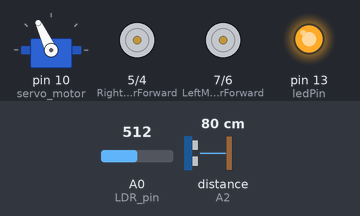
Simulated run of this sketch. Board: Arduino Uno, built with avr-gcc and run on an emulated ATmega328P. On the bench: servo, motor-driver pin pairs drawn as motors (green arrow = first pin HIGH = forward, orange = second pin HIGH = backward, longer = more drive), output pins drawn as LEDs (lit = HIGH). The test bench sets the inputs (shaded band); at power-on: A0 (LDR_pin) = 512, distance to the obstacle (sensor on A2) 80 cm. The echo pulse lasts 58.3 µs per cm; what the sketch prints to the serial monitor is not drawn.

Above: at 3.9 s.
4.0 s: A0 (LDR_pin) set to 486
At 5.2 s:
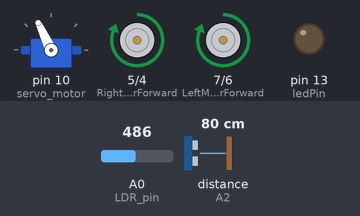
5.5 s: A0 (LDR_pin) set to 510
At 6.1 s:
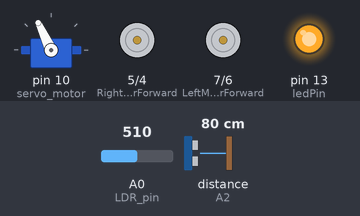
8.5 s: A0 (LDR_pin) set to 490
At 8.8 s:
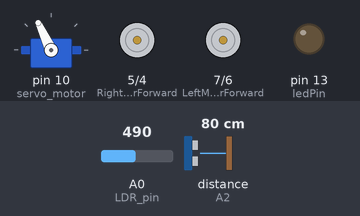
10.0 s: distance to the obstacle (sensor on A2) set to 38 cm
11.5 s: distance to the obstacle (sensor on A2) set to 33 cm
At 13.1 s:
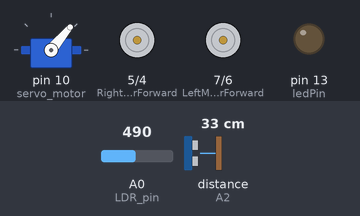
Timing chart, 0 to 18.5 s (numbered marks = the images above; inputs shaded):
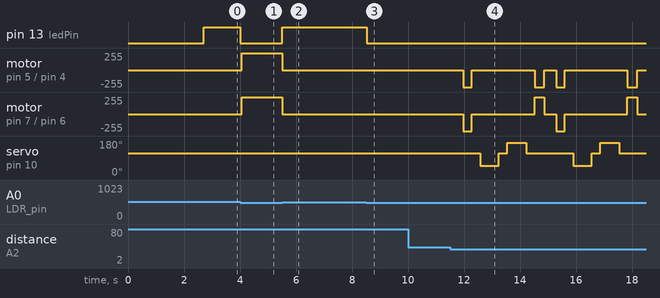

The sketch:

SunSeeker.ino
```cpp
#include <Servo.h>
#include <NewPing.h>

//our L298N control pins
const int LeftMotorForward = 7;
const int LeftMotorBackward = 6;
const int RightMotorForward = 5;
const int RightMotorBackward = 4;

//sensor pins
#define trig_pin A1 //analog input 1
#define echo_pin A2 //analog input 2
const int LDR_pin = A0; // Analog input pin for the LDR sensor
const int ledPin = 13; // LED pin

#define maximum_distance 200
boolean goesForward = false;
int distance = 100;
int lightThreshold = 500; // Adjust this value based on your LDR sensor readings and light conditions

NewPing sonar(trig_pin, echo_pin, maximum_distance);
Servo servo_motor;

void setup() {
  Serial.begin(9600);
  pinMode(ledPin, OUTPUT); // Initialize the LED pin as an output
  pinMode(RightMotorForward, OUTPUT);
  pinMode(LeftMotorForward, OUTPUT);
  pinMode(LeftMotorBackward, OUTPUT);
  pinMode(RightMotorBackward, OUTPUT);

  servo_motor.attach(10);

  servo_motor.write(115);
  delay(2000);
  distance = readPing();
  delay(100);
  distance = readPing();
  delay(100);
  distance = readPing();
  delay(100);
  distance = readPing();
  delay(100);
}

void loop() {
  int ldrStatus = analogRead(LDR_pin); // Read the status of the LDR value

  // Check light detection
  if (ldrStatus > lightThreshold) {
    // Light detected, stop the robot's movement and turn off the LED
    moveStop();
    digitalWrite(ledPin, HIGH); // Turn off the LED
    Serial.println("LDR is DARK, Robot stopped, LED is OFF");
  } else {
    // Light not detected, continue regular obstacle avoidance behavior and turn on the LED
    digitalWrite(ledPin, LOW); // Turn on the LED
    int distanceRight = 0;
    int distanceLeft = 0;
    delay(50);

    if (distance <= 35) {
      moveStop();
      delay(300);
      moveBackward();
      delay(300); // change if needed
      moveStop();
      delay(300);
      distanceRight = lookRight();
      delay(300);
      distanceLeft = lookLeft();
      delay(300);

      if (distance >= distanceLeft) {
        turnRight();
        moveStop();
      } else {
        turnLeft();
        moveStop();
      }
    } else {
      moveForward();
    }
    distance = readPing();
  }
}

int lookRight() {
  servo_motor.write(50);
  delay(500);
  int distance = readPing();
  delay(100);
  servo_motor.write(115);
  return distance;
}

int lookLeft() {
  servo_motor.write(170);
  delay(500);
  int distance = readPing();
  delay(100);
  servo_motor.write(115);
  return distance;
}

int readPing() {
  delay(70);
  int cm = sonar.ping_cm();
  if (cm == 0) {
    cm = 250;
  }
  return cm;
}

void moveStop() {
  digitalWrite(RightMotorForward, LOW);
  digitalWrite(LeftMotorForward, LOW);
  digitalWrite(RightMotorBackward, LOW);
  digitalWrite(LeftMotorBackward, LOW);
}

void moveForward() {
  if (!goesForward) {
    goesForward = true;
    digitalWrite(LeftMotorForward, HIGH);
    digitalWrite(RightMotorForward, HIGH);
    digitalWrite(LeftMotorBackward, LOW);
    digitalWrite(RightMotorBackward, LOW);
  }
}

void moveBackward() {
  goesForward = false;
  digitalWrite(LeftMotorBackward, HIGH);
  digitalWrite(RightMotorBackward, HIGH);
  digitalWrite(LeftMotorForward, LOW);
  digitalWrite(RightMotorForward, LOW);
}

void turnRight() {
  digitalWrite(LeftMotorForward, HIGH);
  digitalWrite(RightMotorBackward, HIGH);
  digitalWrite(LeftMotorBackward, LOW);
  digitalWrite(RightMotorForward, LOW);
  delay(350);
  digitalWrite(LeftMotorForward, HIGH);
  digitalWrite(RightMotorForward, HIGH);
  digitalWrite(LeftMotorBackward, LOW);
  digitalWrite(RightMotorBackward, LOW);
}

void turnLeft() {
  digitalWrite(LeftMotorBackward, HIGH);
  digitalWrite(RightMotorForward, HIGH);
  digitalWrite(LeftMotorForward, LOW);
  digitalWrite(RightMotorBackward, LOW);
  delay(350);
  digitalWrite(LeftMotorForward, HIGH);
  digitalWrite(RightMotorForward, HIGH);
  digitalWrite(LeftMotorBackward, LOW);
  digitalWrite(RightMotorBackward, LOW);
}
```

Measured:
- the behaviour switches between 501 and 500 on A0 (LDR_pin) (found by bisection; images 0 and 1)
- the behaviour switches between 36 and 35 cm on distance to the obstacle (sensor on A2) (found by bisection; images 3 and 4)
- after the input at 4.0 s, pin 13 (ledPin): HIGH → LOW at once; motor on pin 5 (RightMotorForward) / pin 4 (RightMotorBackward), motor on pin 7 (LeftMotorForward) / pin 6 (LeftMotorBackward): stopped → forward 255/255 after 0.06 s
- after the input at 5.5 s, pin 13 (ledPin): LOW → HIGH at once; motor on pin 5 (RightMotorForward) / pin 4 (RightMotorBackward), motor on pin 7 (LeftMotorForward) / pin 6 (LeftMotorBackward): forward 255/255 → stopped at once
- after the input at 8.5 s, pin 13 (ledPin): HIGH → LOW at once
- after the input at 10.0 s, every drawn part: stays the same
